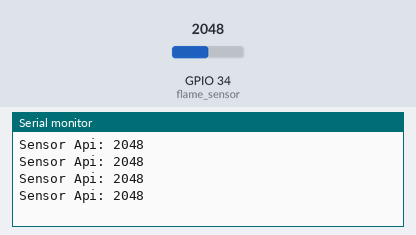
A sketch run on a simulated ESP32. Shown: the last lines printed to the serial monitor. Inputs (shaded band) come from the test bench; at power-on: GPIO 34 (flame_sensor) = 2048.

Above: at 1.2 s.
1.3 s: GPIO 34 (flame_sensor) set to 2866
At 1.55 s:
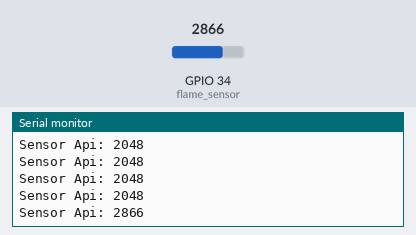
2.8 s: GPIO 34 (flame_sensor) set to 3603
At 2.89 s:
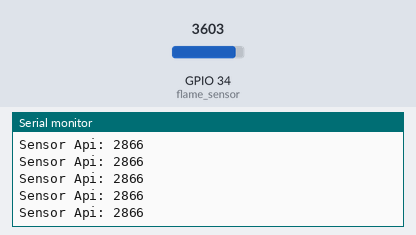
Timing chart, 0 to 5.8 s (numbered marks = the images above; inputs shaded):
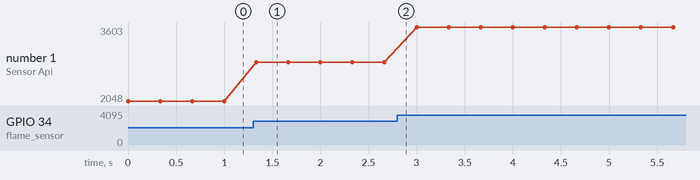

Measured:
- after the input at 1.3 s, the serial monitor: prints a new line at once (image 1)
- plotted number 1: 2048 → 2866 after the input at 1.3 s, 2866 → 3603 after the input at 2.8 s

The sketch:

Flame_Sensor_Test.ino
```cpp
const int flame_sensor = 34;

void setup() {
  // put your setup code here, to run once:
  Serial.begin(9600);
}

void loop() {
  int sensorValue = analogRead(flame_sensor); // Baca nilai analog dari sensor api
  Serial.print("Sensor Api: ");
  Serial.println(sensorValue);
  delay(333);
}
```
